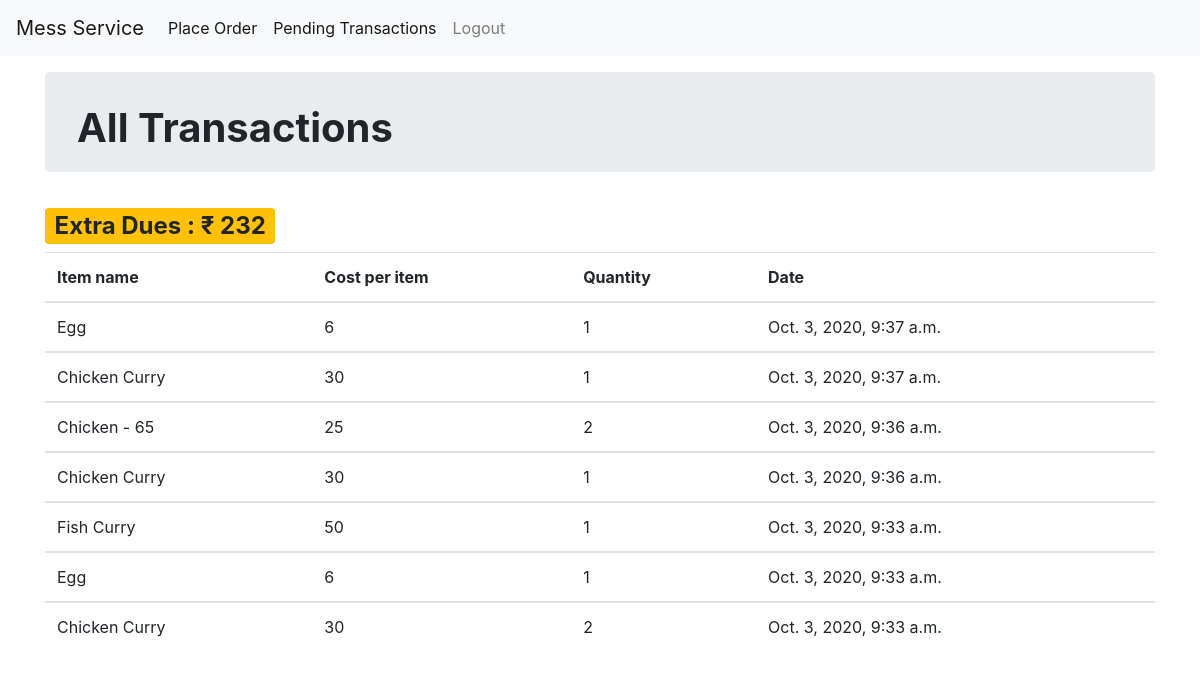
/student/dashboard/ (signed in), run on the app's committed database.
### vendor/models.py (models this page shows, shortened)
class Token(models.Model):
    trans_id = models.ForeignKey(
        Transaction, related_name='token', null=True, blank=True, on_delete=models.CASCADE)
    item_name = models.ForeignKey(
        ExtraItems, max_length=30, on_delete=models.CASCADE)
    quantity = models.IntegerField()
    date = models.DateTimeField(default=datetime.now, blank=True)
    def __str__(self):
        return self.trans_id.trans_id+" "+self.item_name.item_name
    class Meta:
        ordering = ['-date']

class ExtraItems(models.Model):
    item_name = models.CharField(max_length=100, primary_key=True)
    item_cost = models.CharField(max_length=10)
    def __str__(self):
        return self.item_name

### student/views.py (the view)
# urls.py: path('dashboard/', userlist, name='dashboard'),
@login_required
@user_passes_test(check)
def userlist(request):
    tok_list = Token.objects.filter(
        trans_id__reg_id__user__username=request.user.username).filter(trans_id__status='A')
    print(tok_list)
    due_total = 0
    for tok in tok_list:
        due_total+=((int(tok.item_name.item_cost))*(int(tok.quantity)))
    return render(request, 'student/dashboard.html', {'token_list': tok_list,'due_total':due_total})

### student/views.py (called while the page is built)
def check(user):
    return Student.objects.filter(user=user).exists()

### templates/student/dashboard.html (shortened to what this page needs)
{% extends 'base.html' %}
{% load static %}
{% block body %}
<nav class="navbar navbar-expand-lg navbar-light bg-light mb-3">
          <a class="navbar-brand" href="#">Mess Service</a>
          <div class="collapse navbar-collapse" id="navbarSupportedContent">
            <ul class="navbar-nav mr-auto">
              <li class="nav-item active">
                <a class="nav-link" href="{% url 'student:placeorder'%}">Place Order </a>
              </li>
              <li class="nav-item active">
                <a class="nav-link" href="{% url 'student:pending'%}">Pending Transactions </a>
              </li>
              <li class="nav-item">
                <a class="nav-link" href="{% url 'accounts:logout' %}">Logout</a>
              </li>
            </ul>
          </div>
</nav>
<div class="container">
    <div class="jumbotron" style="height: 100px;padding-top: 2rem;">
        <h1 ><strong>All Transactions</strong> </h1>
    </div>
        <div>
        <h2>
          <span class="badge badge-warning badge-lg">Extra Dues : ₹ {{ due_total }}</span>
        </h2>
      </div>
        <table class="table">
          <thead>
            <tr>
              <th scope="col">Item name</th>
              <th scope="col">Cost per item</th>
              <th scope="col">Quantity</th>
              <th scope="col"> Date </th>
            </tr>
          </thead>
      {% for tok in token_list %}
          <tbody>
            <tr>
              <td>{{ tok.item_name }}</td>
              <td>{{ tok.item_name.item_cost }}</td>
              <td>{{ tok.quantity }}</td>
              <td>{{ tok.date }}</td>
            </tr>
          </tbody>
        {% endfor %}
      </table>
      {% endblock %}

### data on the page
Token: item_name "Egg", item_name.item_cost "6", quantity "1", date "Oct. 3, 2020, 9:37 a.m."
Token: item_name "Chicken Curry", item_name.item_cost "30", quantity "1", date "Oct. 3, 2020, 9:37 a.m."
Token: item_name "Chicken - 65", item_name.item_cost "25", quantity "2", date "Oct. 3, 2020, 9:36 a.m."
Token: item_name "Chicken Curry", item_name.item_cost "30", quantity "1", date "Oct. 3, 2020, 9:36 a.m."
Token: item_name "Fish Curry", item_name.item_cost "50", quantity "1", date "Oct. 3, 2020, 9:33 a.m."
Token: item_name "Egg", item_name.item_cost "6", quantity "1", date "Oct. 3, 2020, 9:33 a.m."
Token: item_name "Chicken Curry", item_name.item_cost "30", quantity "2", date "Oct. 3, 2020, 9:33 a.m."

### other printed values
{{ due_total }} "232"
